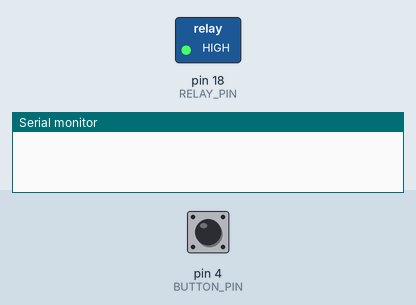
Simulated run of this sketch. Board: Arduino Uno, built with avr-gcc and run on an emulated ATmega328P. Parts: switched loads named in the sketch (green lamp = pin HIGH), the last lines printed to the serial monitor. The inputs (shaded band) are chosen by the test bench; at power-on: pin 4 (BUTTON_PIN) HIGH.

Above: at 1.2 s.
1.3 s: pin 4 (BUTTON_PIN) pulled LOW for 0.15 s
2.9 s: pin 4 (BUTTON_PIN) pulled LOW for 1 s
At 4.3 s:
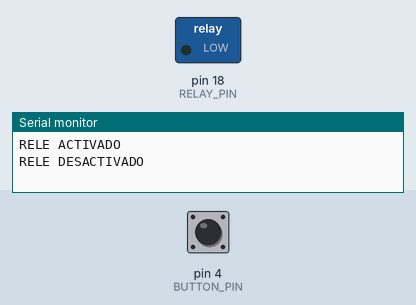
5.4 s: pin 4 (BUTTON_PIN) pulled LOW for 3.2 s
At 6.2 s:
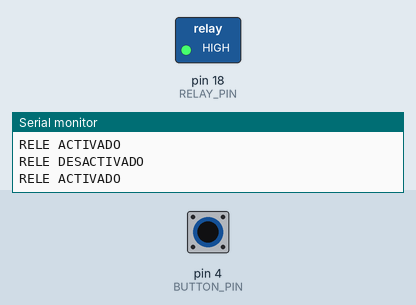
Timing chart, 0 to 8.4 s (numbered marks = the images above; inputs shaded):
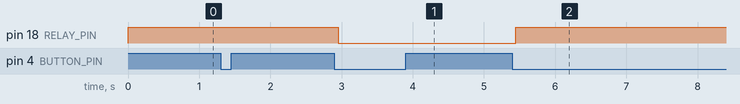

The sketch:

rele.ino
```cpp
#define BUTTON_PIN 4
#define RELAY_PIN 18

bool relayState = false;
bool lastButtonState = HIGH;

void setup() {
  Serial.begin(115200);

  pinMode(BUTTON_PIN, INPUT_PULLUP);
  pinMode(RELAY_PIN, OUTPUT);

  digitalWrite(RELAY_PIN, HIGH); // Relé apagado (si es activo LOW)
}

void loop() {
  bool buttonState = digitalRead(BUTTON_PIN);

  if (buttonState == LOW && lastButtonState == HIGH) {
    delay(50); // Antirrebote
    relayState = !relayState;
    digitalWrite(RELAY_PIN, relayState ? HIGH : LOW );
    Serial.println(relayState ? "RELE ACTIVADO" : "RELE DESACTIVADO");
  }

  lastButtonState = buttonState;
}
```

Measured:
- after the input at 2.9 s, pin 18 (RELAY_PIN): HIGH → LOW after 0.05 s
- after the input at 5.4 s, pin 18 (RELAY_PIN): LOW → HIGH after 0.05 s
